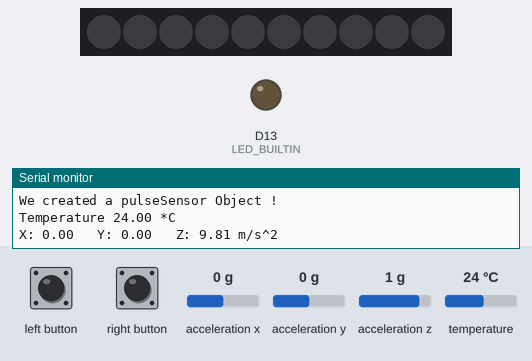
Simulated run of this sketch. Board: Adafruit Circuit Playground Express. Shown: 10 RGB LEDs in strip order, left to right, output pins drawn as LEDs (lit = HIGH), the last lines printed to the serial monitor. The test bench sets the inputs (shaded band); at power-on: temperature 24 °C, acceleration x 0 g, acceleration y 0 g, acceleration z 1 g. Dim RGB values are drawn brighter than linear; the audio player accepts every command and is not drawn.

Above: at 1.2 s.
1.3 s: temperature set to 12 °C
At 2.67 s:
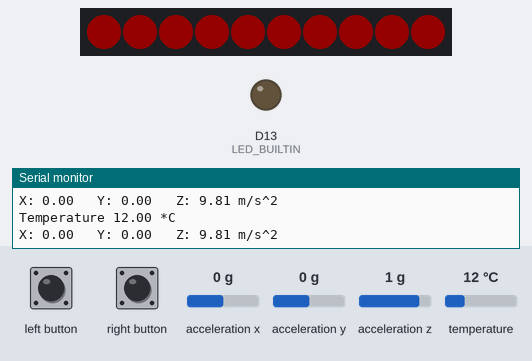
5.9 s: acceleration x set to -1.4 g
At 6.2 s:
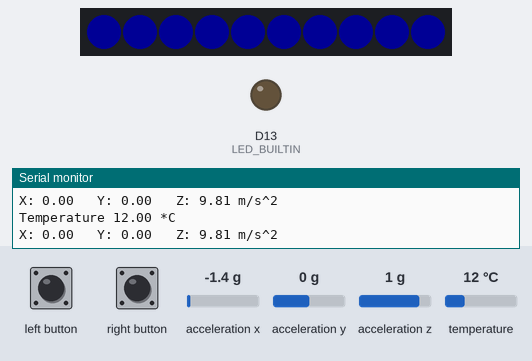
7.5 s: left button pressed for 1 s
10.0 s: right button pressed for 0.35 s
11.8 s: temperature set to 19 °C
13.3 s: temperature set to 28 °C
At 14.59 s:
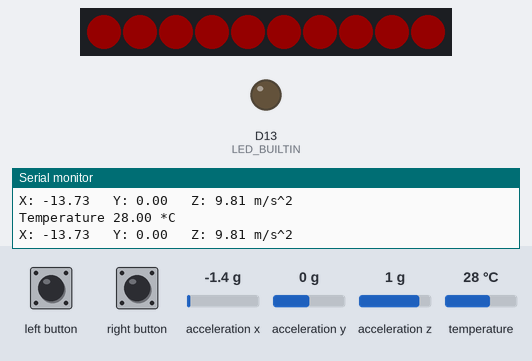
Timing chart, 0 to 16.3 s (numbered marks = the images above; inputs shaded):
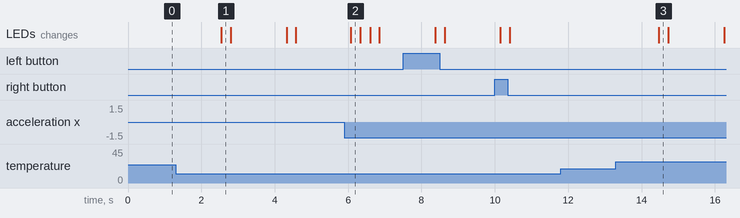

Measured:
- after the input at 1.3 s, the LEDs: change after 1.2 s (image 1)
- after the input at 5.9 s, the LEDs: change after 0.18 s (image 2)
- after the input at 13.3 s, the LEDs: change after 1.2 s (image 3)

The sketch:

CircuitPlayGroundExpressDEMO.ino
```cpp
#define USE_ARDUINO_INTERRUPTS true
#define COLORRED         0xFF0000   // change this to your favorite color
#define COLORORANGE   0xFFA500
#define COLORBLUE     0x0000FF
#define FLASH_RATE    250        // lower is faster


#include <Adafruit_CircuitPlayground.h>
#include <PulseSensorPlayground.h>
#include <Wire.h>
#include <SPI.h>

bool sound = true;
float X, Y, Z;
const uint8_t spDANGER[]        PROGMEM = {0x2D,0xBF,0x21,0x92,0x59,0xB4,0x9F,0xA2,0x87,0x10,0x8E,0xDC,0x72,0xAB,0x5B,0x9D,0x62,0xA6,0x42,0x9E,0x9C,0xB8,0xB3,0x95,0x0D,0xAF,0x14,0x15,0xA5,0x47,0xDE,0x1D,0x7A,0x78,0x3A,0x49,0x65,0x55,0xD0,0x5E,0xAE,0x3A,0xB5,0x53,0x93,0x88,0x65,0xE2,0x00,0xEC,0x9A,0xEA,0x80,0x65,0x82,0xC7,0xD8,0x63,0x0A,0x9A,0x65,0x5D,0x53,0xC9,0x49,0x5C,0xE1,0x7D,0x2F,0x73,0x2F,0x47,0x59,0xC2,0xDE,0x9A,0x27,0x5F,0xF1,0x8B,0xDF,0xFF,0x03};
// CircuitPlayground.speaker.say(spDANGER);
// we light one pixel at a time, this is our counter
uint8_t pixeln = 0;

volatile boolean QS = false; // becomes true when Arduoino finds a beat.

int PulseSensorPurplePin = A2;        // Pulse Sensor PURPLE WIRE connected to ANALOG PIN 0
int LED13 = 4;   //  The on-board Arduion LED

int Signal;                // holds the incoming raw data. Signal value can range from 0-1024
int Threshold = 550;            // Determine which Signal to "count as a beat", and which to ingore.

PulseSensorPlayground pulseSensor;  // Creates an instance of the PulseSensorPlayground object called "pulseSensor"

void setup() {
  // put your setup code here, to run once:
  Serial.begin(9600);
  Serial.println("Circuit Playground test!");

  pinMode(LED_BUILTIN, OUTPUT);
  CircuitPlayground.begin();
  if (pulseSensor.begin()) {
    Serial.println("We created a pulseSensor Object !");  //This prints one time at Arduino power-up,  or on Arduino reset.
  }
}

void loop() {

  // put your main code here, to run repeatedly:
  if (CircuitPlayground.leftButton()) {
    Serial.println("Sound On (LEFT)");
    sound = true;
  }
  if (CircuitPlayground.rightButton()){
    Serial.println("Sound Off (RIGHT)");
    sound = false;
    CircuitPlayground.speaker.say(spDANGER);
  }

  // ============[TEMP]==================

  Serial.print("Temperature ");
  Serial.print(CircuitPlayground.temperature());
  Serial.println(" *C");


  // =============[ACEL]==================

  //************ TEST ACCEL
  // Display the results (acceleration is measured in m/s*s)
  Serial.print("X: "); Serial.print(CircuitPlayground.motionX());
  Serial.print(" \tY: "); Serial.print(CircuitPlayground.motionY());
  Serial.print(" \tZ: "); Serial.print(CircuitPlayground.motionZ());
  Serial.println(" m/s^2");

  // =============[PULSE]==================

  /*
  Signal = analogRead(PulseSensorPurplePin);  // Read the PulseSensor's value.
                                              // Assign this value to the "Signal" variable.
  Serial.print("BPM: ");
  Serial.println(Signal);                    // Send the Signal value to Serial Plotter.


  if(Signal > Threshold){                          // If the signal is above "550", then "turn-on" Arduino's on-Board LED.
    digitalWrite(LED13,HIGH);
  } else {
    digitalWrite(LED13,LOW);                //  Else, the sigal must be below "550", so "turn-off" this LED.
  }

  int myBPM = pulseSensor.getBeatsPerMinute();  // Calls function on our pulseSensor object that returns BPM as an "int".
                                               // "myBPM" hold this BPM value now.

  if (pulseSensor.sawStartOfBeat()) {            // Constantly test to see if "a beat happened".
    Serial.println("♥  A HeartBeat Happened ! "); // If test is "true", print a message "a heartbeat happened".
    Serial.print("BPM: ");                        // Print phrase "BPM: "
    Serial.println(myBPM);                        // Print the value inside of myBPM.
  }

  /*
  if (QS == true){ // A Heartbeat Was Found
    // BPM and IBI have been Determined
    // Quantified Self "QS" true when arduino finds a heartbeat
    Serial.print("Your Beat ");
    Serial.println(BPM);
    QS = false; // reset the Quantified Self flag for next time
  }*/

  // ==============[CONDITIONAL FLAGS]===========

  if(CircuitPlayground.rightButton()){
    if(CircuitPlayground.leftButton()){
      for (int pixel=0; pixel<10; pixel++) {
        CircuitPlayground.setPixelColor(pixel, COLORORANGE); // Moderate Temp
      }
    }
  }

  testTemp();
  AlertAcel();
  delay(20);
}

void AlertAcel(){
  float tmpX, tmpY;
  X = CircuitPlayground.motionX();

  delay(1250);
  tmpX = CircuitPlayground.motionX();

  if(abs(X-tmpX) > 3.5){
    for (int pixel=0; pixel<10; pixel++) {
      CircuitPlayground.setPixelColor(pixel, COLORBLUE);
    }
    delay(FLASH_RATE);

    // Turn off all the NeoPixels
    CircuitPlayground.clearPixels();

    // Leave them off for a little bit
    delay(FLASH_RATE);
    if(sound){
      CircuitPlayground.speaker.say(spDANGER);
    }
  }
}

void testTemp(){
  if(CircuitPlayground.temperature() < 20 && CircuitPlayground.temperature() > 22.22) {
    Serial.println("Current Temp: ");
    Serial.print(CircuitPlayground.temperature());
    Serial.print('\n');
    // Turn on all the pixels to COLOR
    for (int pixel=0; pixel<10; pixel++) {
      CircuitPlayground.setPixelColor(pixel, COLORORANGE);
    }

    // Leave them on for a little bit
    delay(FLASH_RATE);

    // Turn off all the NeoPixels
    CircuitPlayground.clearPixels();

    // Leave them off for a little bit
    delay(FLASH_RATE);
    }

  if(CircuitPlayground.temperature() < 17.22 || CircuitPlayground.temperature() > 25){
    for (int pixel=0; pixel<10; pixel++) {
      CircuitPlayground.setPixelColor(pixel, COLORRED);
    }

    delay(FLASH_RATE);
    CircuitPlayground.clearPixels();
    delay(FLASH_RATE);
  }
}
```
